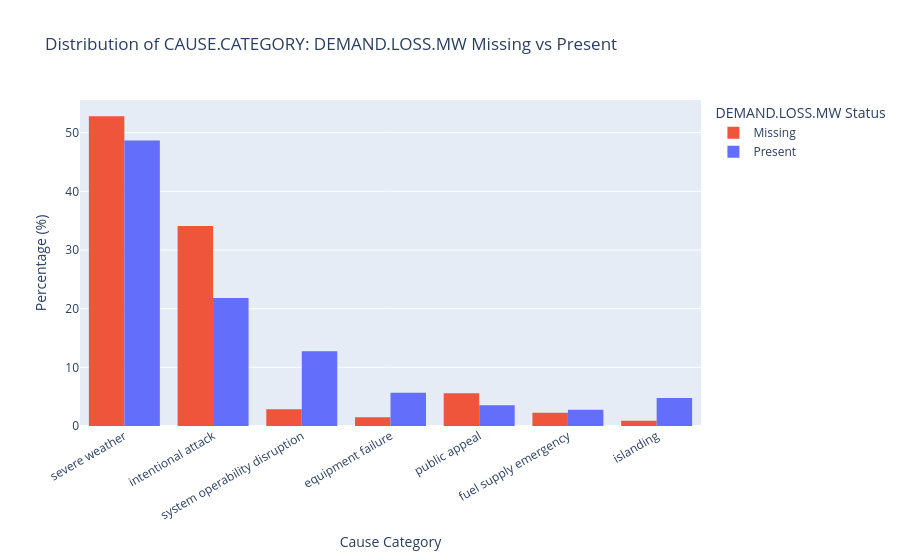

This figure's notebook cell:
### Markdown cell above
### Missingness Dependency Tests

* Now, we test if the missingness of `DEMAND.LOSS.MW` **depends on** or **does not depend on** other observed columns.
   
* **Total Variation Distance (TVD):** is the test statistic for categorical comparisons, with 1,000 permutations.

### Code cell
# define a function to calculate Total Variation Distance (TVD) between two categorical distributions
def tvd(dist1, dist2):
    """Total Variation Distance between two categorical distributions."""
    all_cats = set(dist1.index) | set(dist2.index)
    dist1 = dist1.reindex(all_cats, fill_value=0)
    dist2 = dist2.reindex(all_cats, fill_value=0)
    return 0.5 * np.abs(dist1 - dist2).sum()

def missingness_permutation_test(df, missing_col, test_col, n_perms=1000):
    """Permutation test: is distribution of test_col different when missing_col is null vs non-null?"""
    is_missing = df[missing_col].isna()
    dist_missing = df.loc[is_missing, test_col].value_counts(normalize=True)
    dist_present = df.loc[~is_missing, test_col].value_counts(normalize=True)
    observed_tvd = tvd(dist_missing, dist_present)

    perm_tvds = np.zeros(n_perms)
    for i in range(n_perms):
        shuffled = np.random.permutation(is_missing.values)
        d1 = df.loc[shuffled, test_col].value_counts(normalize=True)
        d2 = df.loc[~shuffled, test_col].value_counts(normalize=True)
        perm_tvds[i] = tvd(d1, d2)

    p_value = np.mean(perm_tvds >= observed_tvd)
    return observed_tvd, p_value, perm_tvds


# Define Test 1
# DEMAND.LOSS.MW missingness vs CAUSE.CATEGORY
np.random.seed(42)
obs1, p1, perms1 = missingness_permutation_test(df, 'DEMAND.LOSS.MW', 'CAUSE.CATEGORY', n_perms=1000)

print('Test 1: DEMAND.LOSS.MW and CAUSE.CATEGORY')
print(f'Observed TVD: {obs1:.4f}, p-value: {p1:.4f}')
if p1 < 0.05:
    print('REJECT H0: The distribution of CAUSE.CATEGORY differs significantly between rows where DEMAND.LOSS.MW is missing vs present.')
else:
    print('FAIL TO REJECT H0: No significant difference in CAUSE.CATEGORY distribution based on DEMAND.LOSS.MW missingness.')
# Distribution comparison plot
miss_mask = df['DEMAND.LOSS.MW'].isna()
compare_df = df[['CAUSE.CATEGORY']].copy()
compare_df['DEMAND.LOSS.MW Status'] = np.where(miss_mask, 'Missing', 'Present')

fig_m1 = px.histogram(compare_df, x='CAUSE.CATEGORY', color='DEMAND.LOSS.MW Status',
                      barmode='group', histnorm='percent',
                      title='Distribution of CAUSE.CATEGORY: DEMAND.LOSS.MW Missing vs Present',
                      color_discrete_map={'Missing': '#EF553B', 'Present': '#636EFA'})
fig_m1.update_layout(xaxis_title='Cause Category', yaxis_title='Percentage (%)', xaxis_tickangle=-30)
fig_m1.write_html('../data/docs/img/plots/step3.1_missingness_cause_category.html', include_plotlyjs='cdn')
fig_m1.show()

# Permutation null distribution
fig_p1 = go.Figure()
fig_p1.add_trace(go.Histogram(x=perms1, nbinsx=40, name='Permuted TVDs', marker_color='#636EFA', opacity=0.7))
fig_p1.add_vline(x=obs1, line_dash='dash', line_color='red', annotation_text=f'Observed TVD = {obs1:.4f}')
fig_p1.update_layout(title=f'Permutation Test: DEMAND.LOSS.MW ~ CAUSE.CATEGORY (p = {p1:.4f})',
                     xaxis_title='Total Variation Distance', yaxis_title='Count')
fig_p1.write_html('../data/docs/img/plots/step3.2_tvd_permutation_cause.html', include_plotlyjs='cdn')
fig_p1.show()

### Figure 1 — Plotly figure (JSON) as saved in the notebook; plotly's stock layout.template omitted (floating-point values rounded to 4 significant figures; data arrays with more than 128 entries replaced by an {"elided": "..."} marker saying what was removed)
{"data": [{"alignmentgroup": "True", "bingroup": "x", "histnorm": "percent", "hovertemplate": "DEMAND.LOSS.MW Status=Missing<br>CAUSE.CATEGORY=%{x}<br>percent=%{y}<extra></extra>", "legendgroup": "Missing", "marker": {"color": "#EF553B", "pattern": {"shape": ""}}, "name": "Missing", "offsetgroup": "Missing", "orientation": "v", "showlegend": true, "type": "histogram", "x": {"elided": "663 str values"}, "xaxis": "x", "yaxis": "y"}, {"alignmentgroup": "True", "bingroup": "x", "histnorm": "percent", "hovertemplate": "DEMAND.LOSS.MW Status=Present<br>CAUSE.CATEGORY=%{x}<br>percent=%{y}<extra></extra>", "legendgroup": "Present", "marker": {"color": "#636EFA", "pattern": {"shape": ""}}, "name": "Present", "offsetgroup": "Present", "orientation": "v", "showlegend": true, "type": "histogram", "x": {"elided": "793 str values"}, "xaxis": "x", "yaxis": "y"}], "layout": {"barmode": "group", "legend": {"title": {"text": "DEMAND.LOSS.MW Status"}, "tracegroupgap": 0}, "title": {"text": "Distribution of CAUSE.CATEGORY: DEMAND.LOSS.MW Missing vs Present"}, "xaxis": {"anchor": "y", "domain": [0, 1], "tickangle": -30, "title": {"text": "Cause Category"}}, "yaxis": {"anchor": "x", "domain": [0, 1], "title": {"text": "Percentage (%)"}}}}
